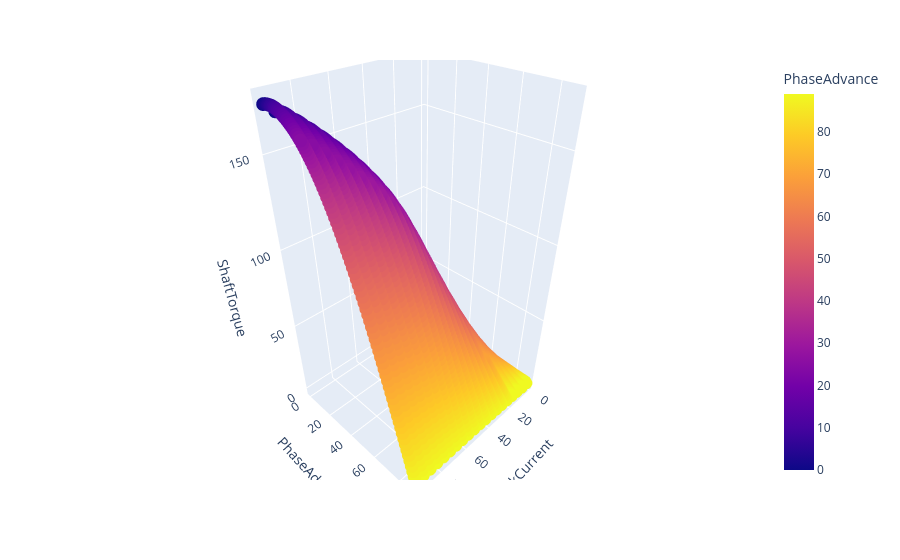

Source (notebook cell):
### Code cell
from first_regression import *
first_model = FIRSTREGRESSION(path_data_motorcad, filename)

### Figure 1 — Plotly figure (JSON) as saved in the notebook; plotly's stock layout.template omitted (floating-point values rounded to 4 significant figures; data arrays with more than 128 entries replaced by an {"elided": "..."} marker saying what was removed)
{"data": [{"hovertemplate": "PeakCurrent=%{x}<br>PhaseAdvance=%{marker.color}<br>ShaftTorque=%{z}<extra></extra>", "legendgroup": "", "marker": {"color": {"elided": "1800 int values"}, "coloraxis": "coloraxis", "symbol": "circle"}, "mode": "markers", "name": "", "scene": "scene", "showlegend": false, "x": {"elided": "1800 int values"}, "y": {"elided": "1800 int values"}, "z": {"elided": "1800 float values"}, "type": "scatter3d"}], "layout": {"scene": {"domain": {"x": [0.0, 1.0], "y": [0.0, 1.0]}, "xaxis": {"title": {"text": "PeakCurrent"}}, "yaxis": {"title": {"text": "PhaseAdvance"}}, "zaxis": {"title": {"text": "ShaftTorque"}}}, "coloraxis": {"colorbar": {"title": {"text": "PhaseAdvance"}}, "colorscale": [[0.0, "#0d0887"], [0.1111, "#46039f"], [0.2222, "#7201a8"], [0.3333, "#9c179e"], [0.4444, "#bd3786"], [0.5556, "#d8576b"], [0.6667, "#ed7953"], [0.7778, "#fb9f3a"], [0.8889, "#fdca26"], [1.0, "#f0f921"]]}, "legend": {"tracegroupgap": 0}, "margin": {"t": 60}}}
